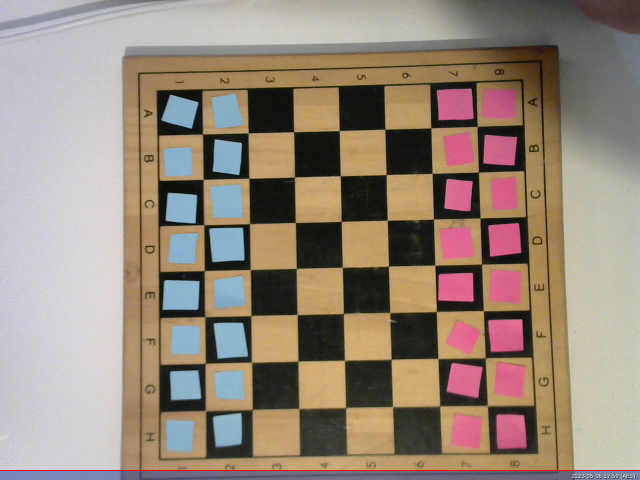
//> input picture State0.jpg, 1280 x 960 px (shown at 1/2 size)
$ ./CVTest5   (built with g++ and OpenCV 4)
//> lines starting //> are read from the running program, lines starting //| are printed output that depends on the picture


#include <opencv2/opencv.hpp>
#include <iostream>

using namespace cv;
using namespace std;

int main()
{
    // Load the image
    Mat image = imread("/home/fyp2023jb/ChessRobot2023FYP/State0.jpg", IMREAD_COLOR);
//> image is the input picture: 960 rows x 1280 cols, CV_8UC3; mean B, G, R 122.2, 135.7, 150.9


    // define the region of interest (ROI) using a rectangle
    Rect roi(320, 150, 760, 750); // starting x, starting y, width, height

    // extract the ROI from the input image
    Mat croppedImage = image(roi);
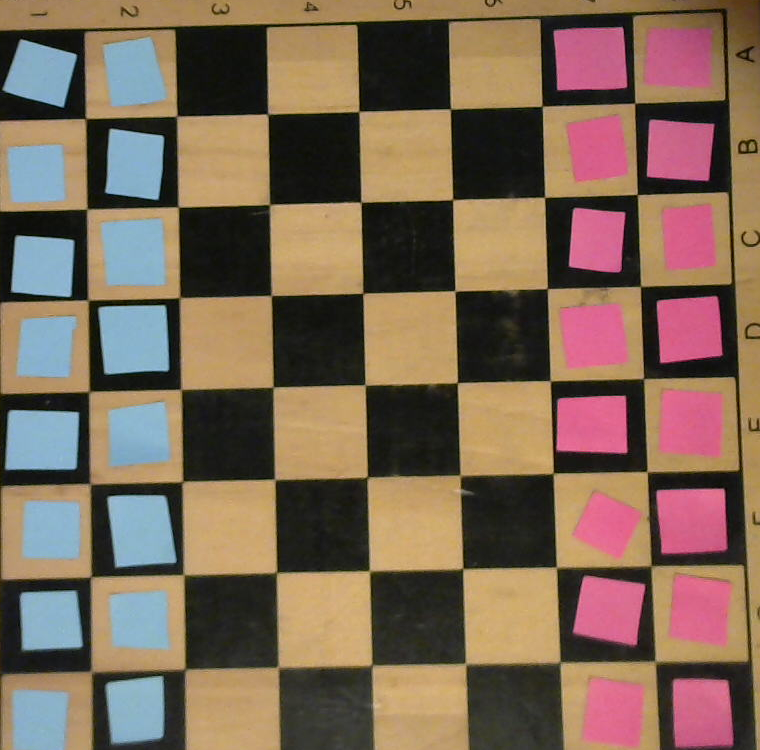
//> croppedImage: 750 rows x 760 cols, CV_8UC3; mean B, G, R 86.7, 103.8, 125.9

    // display the original and cropped images
    imshow("Original Image", image);
    waitKey(0);
    imshow("Cropped Image", croppedImage);
    waitKey(0);

    // Set the number of inner corners of the chessboard
    Size boardSize(7, 7);

    // Find the corners of the chessboard
    Mat gray;
    cvtColor(croppedImage, gray, COLOR_BGR2GRAY);
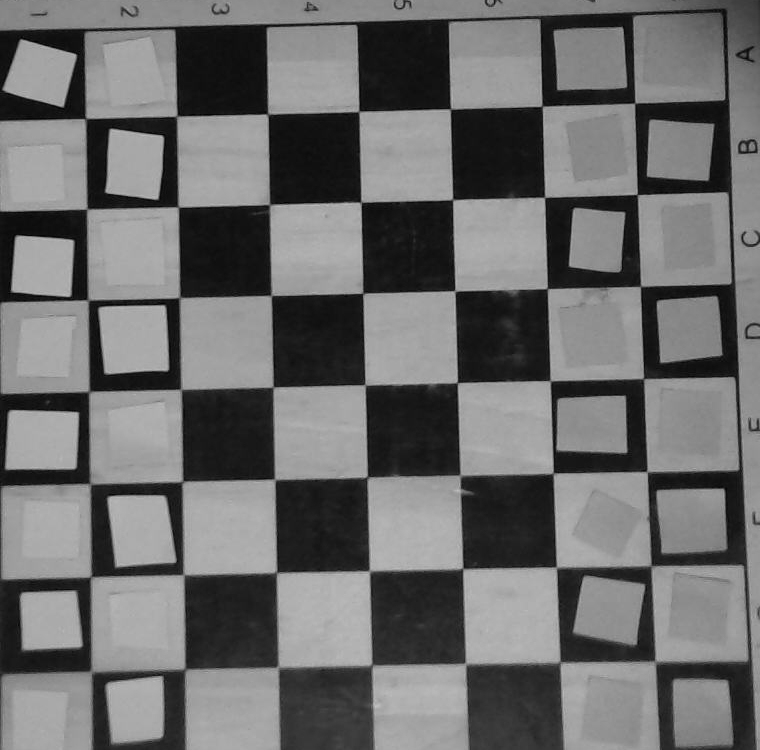
//> gray: 750 rows x 760 cols, CV_8UC1; min 0, max 196, mean 108.4
    vector<Point2f> corners;
    bool found = findChessboardCorners(gray, boardSize, corners);
//> corners = empty; found = false

    // If the corners are found, draw them on the image
    if (found) {
        drawChessboardCorners(croppedImage, boardSize, corners, found);
        cout << "found";
    }

    // Display the image
    imshow("Detected Chessboard", croppedImage);
    waitKey(0);

    return 0;
}

$ run again, with 0.jpg copied over State0.jpg
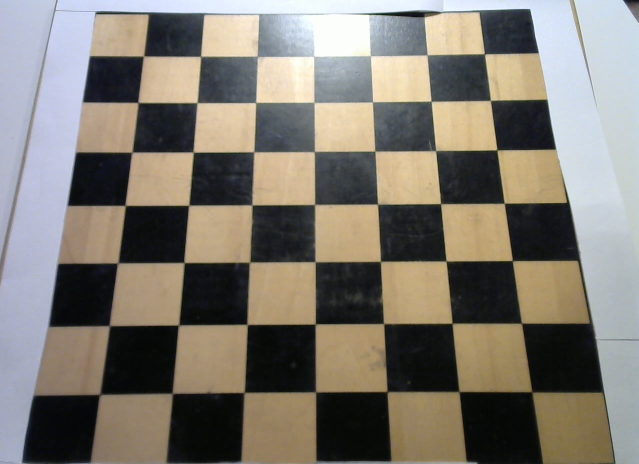
//> input picture 0.jpg, 1277 x 928 px (shown at 1/2 size)
//> image is the input picture: 928 rows x 1277 cols, CV_8UC3; mean B, G, R 112.8, 121.9, 127.4
//> `Mat croppedImage = image(roi);`:
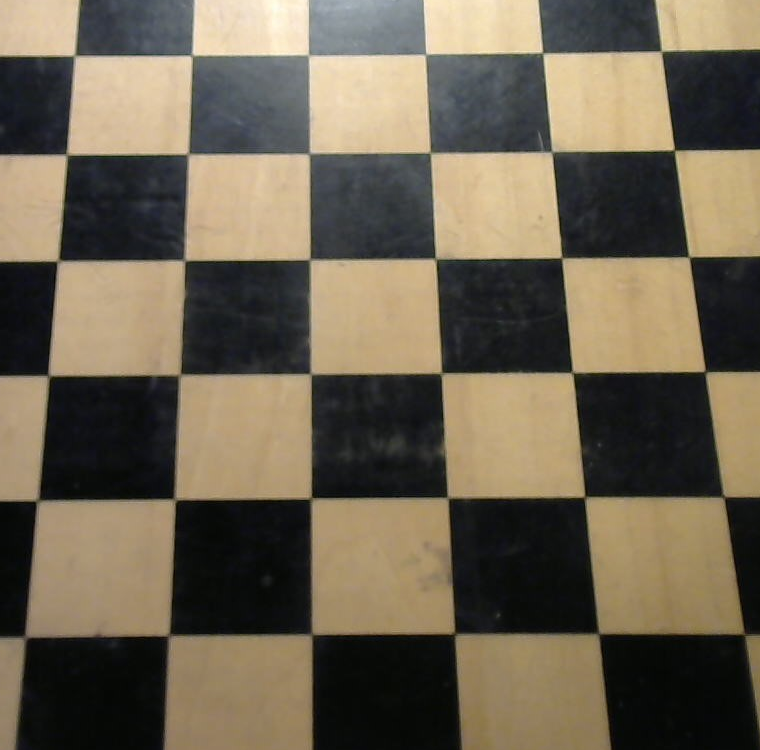
//> croppedImage: 750 rows x 760 cols, CV_8UC3; mean B, G, R 81.5, 99.5, 109.6
//> `cvtColor(croppedImage, gray, COLOR_BGR2GRAY);`:
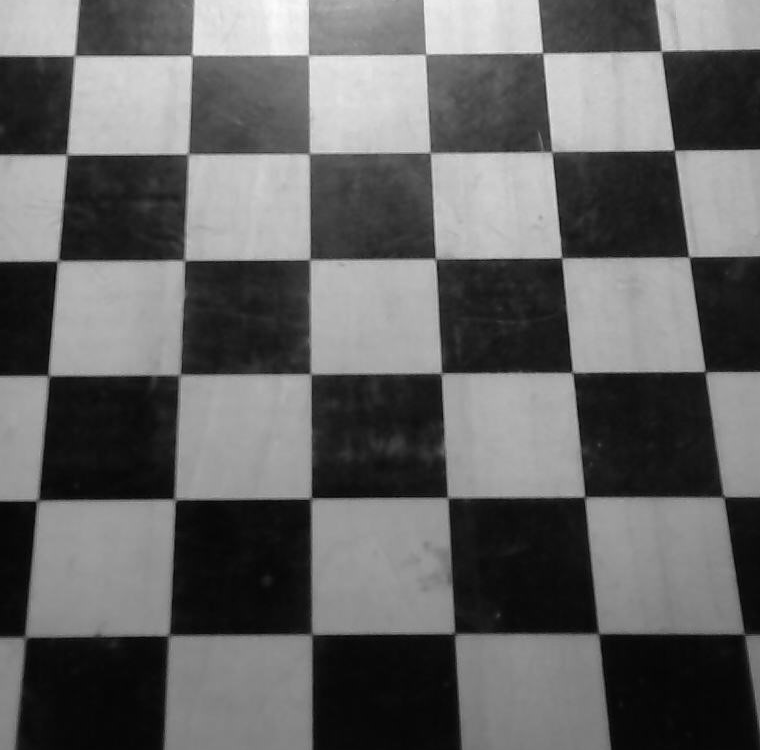
//> gray: 750 rows x 760 cols, CV_8UC1; min 2, max 252, mean 100.4
//> corners = empty; found = false

$ run again, with 1.jpg copied over State0.jpg
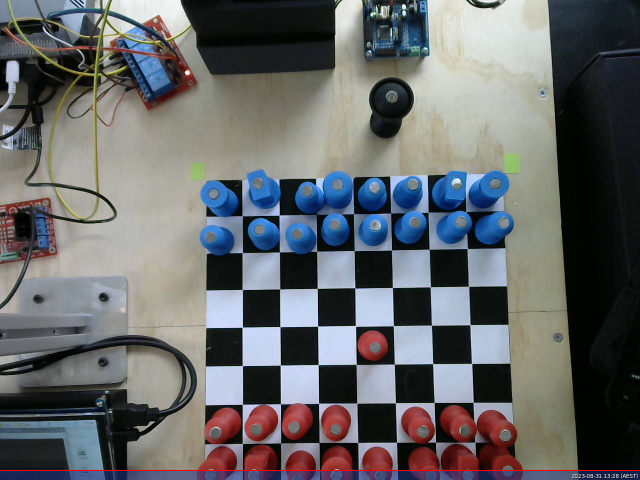
//> input picture 1.jpg, 1280 x 960 px (shown at 1/2 size)
//> image is the input picture: 960 rows x 1280 cols, CV_8UC3; mean B, G, R 104.6, 102.9, 101.2
//> `Mat croppedImage = image(roi);`:
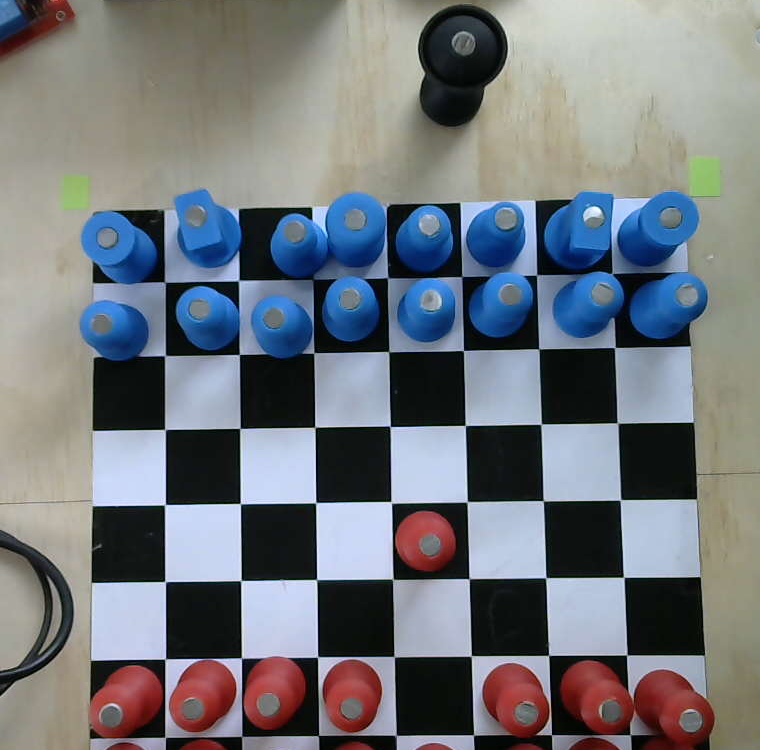
//> croppedImage: 750 rows x 760 cols, CV_8UC3; mean B, G, R 123.9, 118.6, 114.4
//> `cvtColor(croppedImage, gray, COLOR_BGR2GRAY);`:
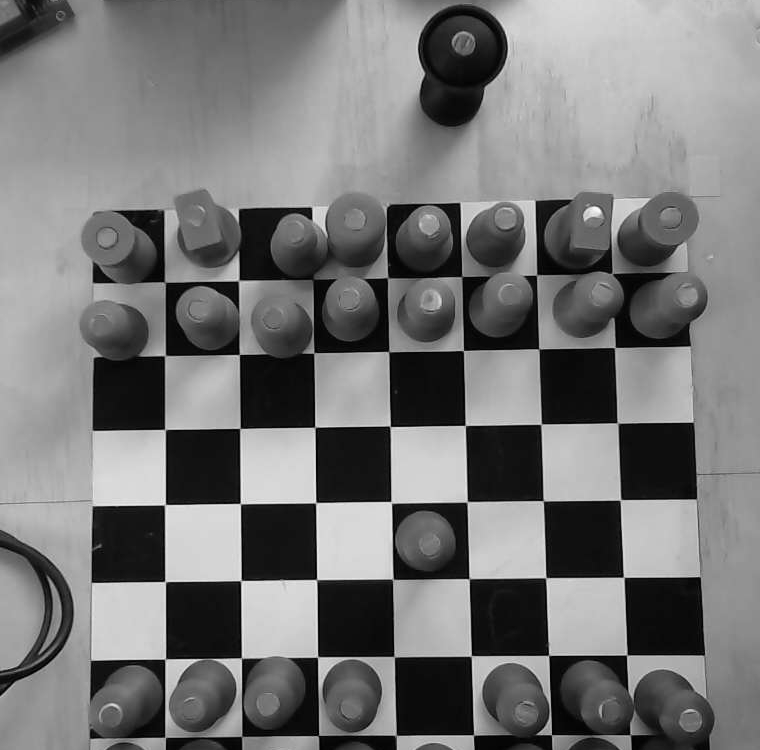
//> gray: 750 rows x 760 cols, CV_8UC1; min 0, max 251, mean 117.9
//> corners = empty; found = false

$ run again, with 1001.jpg copied over State0.jpg
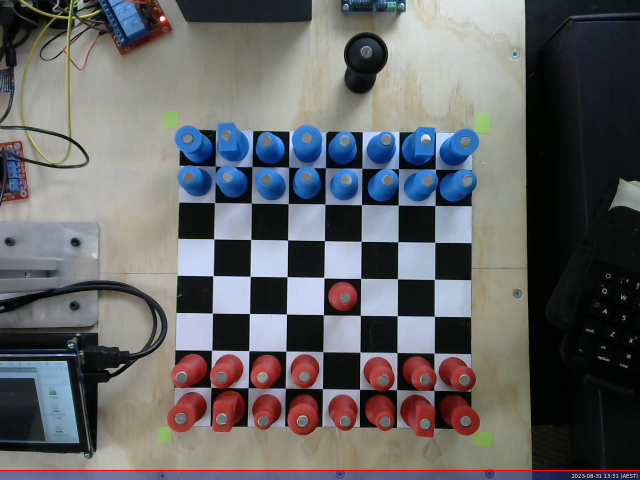
//> input picture 1001.jpg, 1280 x 960 px (shown at 1/2 size)
//> image is the input picture: 960 rows x 1280 cols, CV_8UC3; mean B, G, R 102, 100.1, 99.7
//> `Mat croppedImage = image(roi);`:
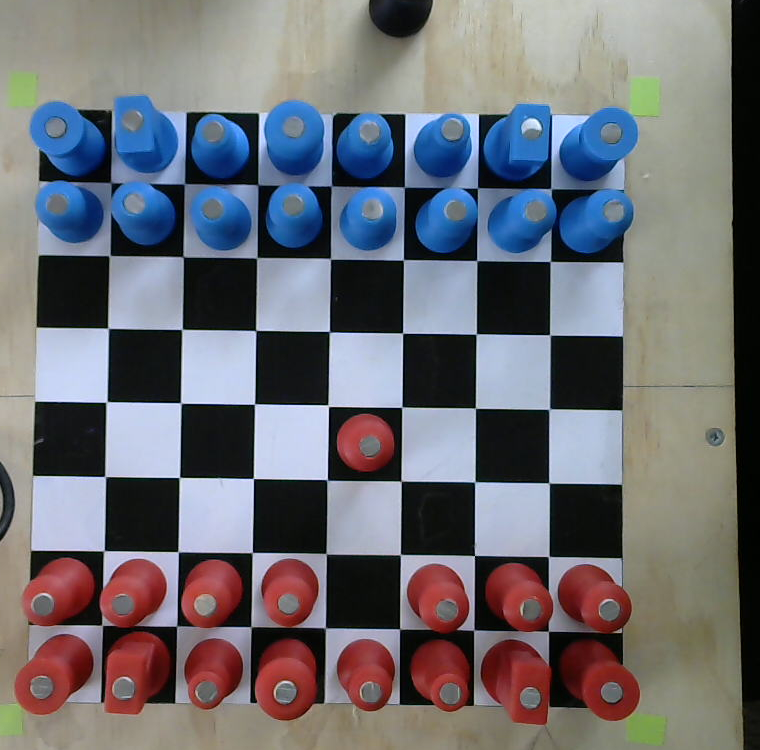
//> croppedImage: 750 rows x 760 cols, CV_8UC3; mean B, G, R 114.4, 108.7, 108.8
//> `cvtColor(croppedImage, gray, COLOR_BGR2GRAY);`:
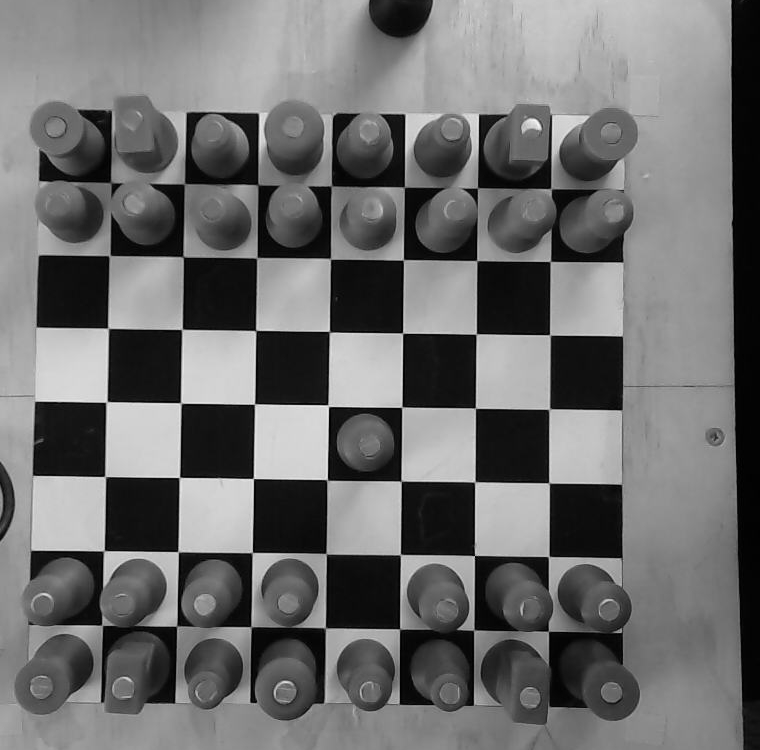
//> gray: 750 rows x 760 cols, CV_8UC1; min 0, max 248, mean 109.4
//> corners = empty; found = false
